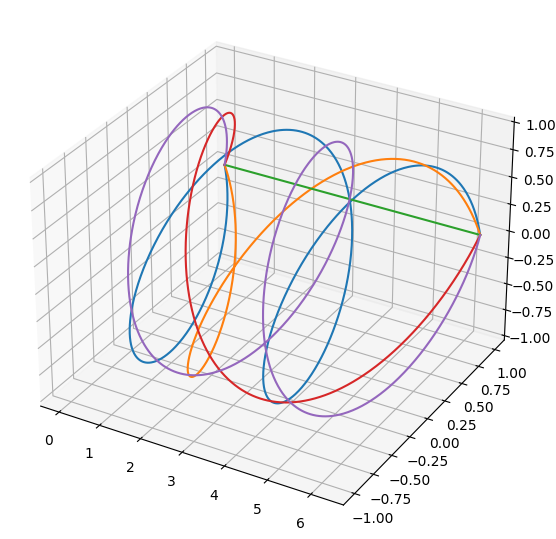

Write the Python code that produced this figure.
from numpy import exp, pi, linspace
import matplotlib.pyplot as plt

f = lambda n, t: exp(1j * n * t)
t = linspace(0, 2 * pi, 1001)

fig = plt.figure(figsize=(7, 7))
ax = fig.add_subplot(111, projection='3d')
for n in range(-2, 3):
    z = f(n, t)
    ax.plot(t, z.real, z.imag)
plt.show()
#plt.savefig('cfunc.png', bbox_inches='tight', pad_inches=0)
